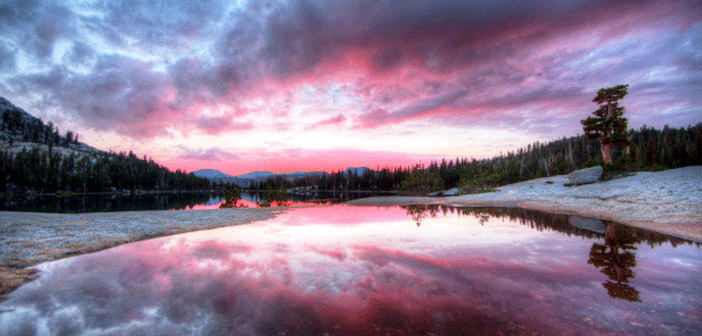
#> input picture ortalama/ortalama/goruntu.jpg, 702 x 336 px
$ python ortalama.py
#> lines starting #> are read from the running program, lines starting #| are printed output that depends on the picture
import cv2
import numpy as np
from matplotlib import pyplot as plt


img = cv2.imread('goruntu.jpg')
#> img is the input picture: shape (336, 702, 3); mean B, G, R 145.8, 121.1, 138.5
img = cv2.cvtColor(img, cv2.COLOR_BGR2RGB)


filtered_img = cv2.blur(img, (5, 5))
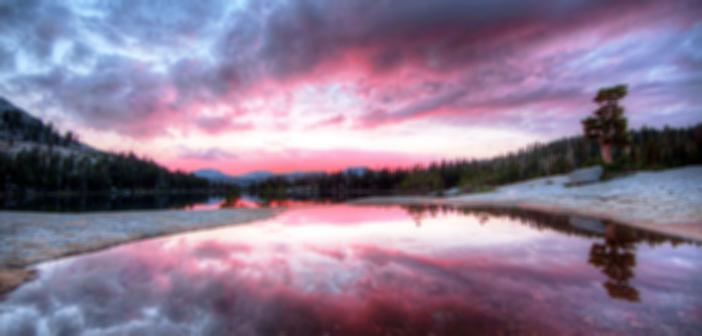
#> filtered_img: shape (336, 702, 3); mean R, G, B 138.5, 121.1, 145.8

plt.figure(figsize=(10, 5))
plt.subplot(1, 2, 1)
plt.imshow(img)
plt.title('Orijinal Resim')

plt.subplot(1, 2, 2)
plt.imshow(filtered_img)
plt.title('Ortalama Filtreli Hali')

plt.tight_layout()
plt.show()
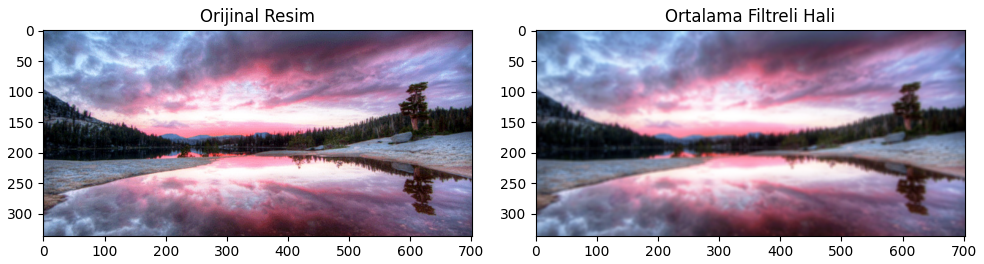
#> figure drawn by matplotlib, 2 panels
